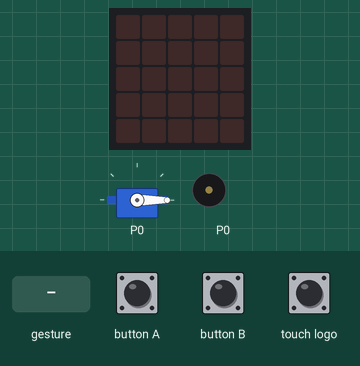
A program run on a simulated BBC micro:bit (MakeCode). Parts: servo, the board's 5×5 LED display, buzzer (waves = sounding). The test bench sets the inputs (shaded band). A tilt is held for 1.5 s and a shake lasts 1 s, then the board lies face up again.

Above: at 1.2 s.
1.3 s: touch logo pressed for 0.15 s
At 4.1 s:
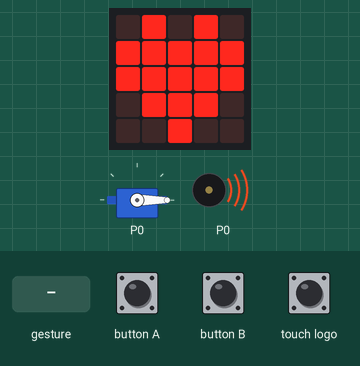
4.3 s: button A pressed for 0.15 s
At 7.0 s:
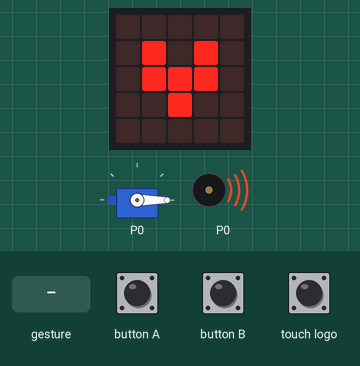
7.4 s: gesture 'shake'
10.4 s: gesture 'shake'
13.4 s: button B pressed for 0.15 s
At 13.48 s:
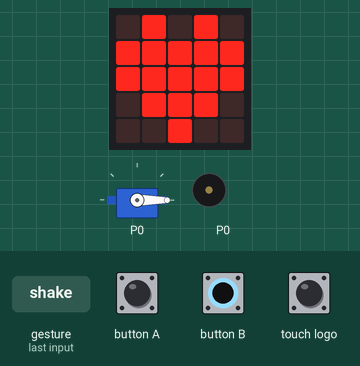
16.4 s: button A pressed for 0.15 s
At 20.2 s:
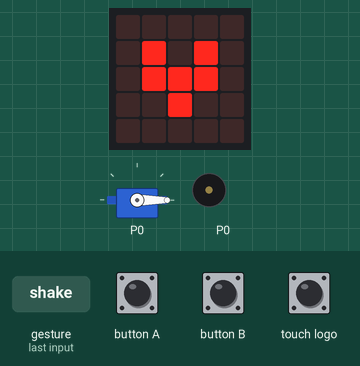
Timing chart, 0 to 26.2 s (numbered marks = the images above; inputs shaded):
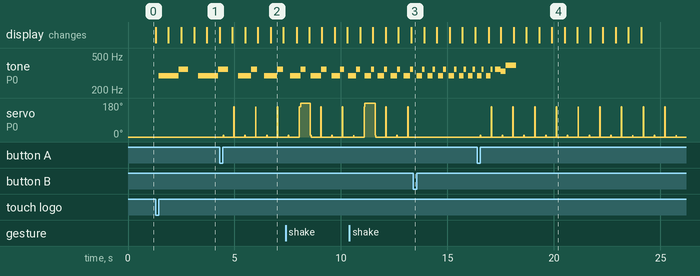

Measured:
- after the input at 1.3 s, tone on P0: plays 294 Hz for 0.93 s, 349 Hz for 0.46 s, 294 Hz for 0.93 s, 349 Hz for 0.06 s, starting after 0.15 s; the display: changes at once (image 1)
- after the input at 4.3 s, servo on P0: 0° → 10° after 0.17 s, then repeats every 1.0 s: 0° 0.48 s, 160° 0.02 s, 0° 0.50 s, 10° 0.02 s
- after the input at 13.4 s, servo on P0: stops changing and stays 0°
- after the input at 16.4 s, servo on P0: 0° → 10° after 0.15 s, then repeats every 1.0 s: 0° 0.48 s, 160° 0.02 s, 0° 0.50 s, 10° 0.02 s
- what the display in image 2 shows lasts 0.6 s, from 6.7 s to 7.3 s

The program:

main.ts
```typescript
let go = 0
let go_nage = 0
let go_b = 0
/**
 * Programme à Alicia
 */
/**
 * Programme à Lily
 */
input.onSound(DetectedSound.Loud, function () {
    go = 1
})
input.onLogoEvent(TouchButtonEvent.Touched, function () {
    for (let index = 0; index < 19; index++) {
        basic.showIcon(IconNames.Heart)
        basic.showIcon(IconNames.SmallHeart)
    }
    basic.clearScreen()
})
input.onButtonPressed(Button.A, function () {
    go_nage = 1
})
input.onSound(DetectedSound.Quiet, function () {
    go = 0
})
input.onButtonPressed(Button.B, function () {
    go_nage = 0
})
input.onGesture(Gesture.Shake, function () {
    go_b = 1
})
input.onLogoEvent(TouchButtonEvent.Pressed, function () {
    music.playMelody("D D F - D D F - ", 130)
    music.playMelody("D D F - D D F - ", 200)
    music.playMelody("D D F - D D F - ", 250)
    music.playMelody("D D F - D D F - ", 315)
    for (let index = 0; index < 2; index++) {
        music.playMelody("D D F - D D F - ", 400)
    }
    for (let index = 0; index < 2; index++) {
        music.playMelody("D D F - D D F - ", 500)
    }
    for (let index = 0; index < 2; index++) {
        music.playMelody("D D F - D D F - ", 600)
    }
    music.playMelody("F F E E G G G G ", 500)
    music.stopAllSounds()
})
input.onGesture(Gesture.ScreenUp, function () {
    go_b = 0
})
basic.forever(function () {
    if (go_b == 1) {
        servos.P0.setAngle(0)
        basic.pause(500)
        servos.P0.setAngle(180)
        basic.pause(500)
    }
    if (go_b == 0) {
        servos.P0.setAngle(0)
    }
})
/**
 * Programme à Justin
 */
basic.forever(function () {
    if (go == 1) {
        servos.P0.setAngle(0)
        basic.pause(800)
        servos.P0.setAngle(100)
        basic.pause(800)
    }
})
basic.forever(function () {
    if (go_nage == 1) {
        servos.P0.setAngle(10)
        basic.pause(500)
        servos.P0.setAngle(160)
        basic.pause(500)
    }
})
```

test.ts
```typescript
// les tests vont ici ; cela ne sera pas compilé si ce paquet est utilisé en tant qu'extension.
```
